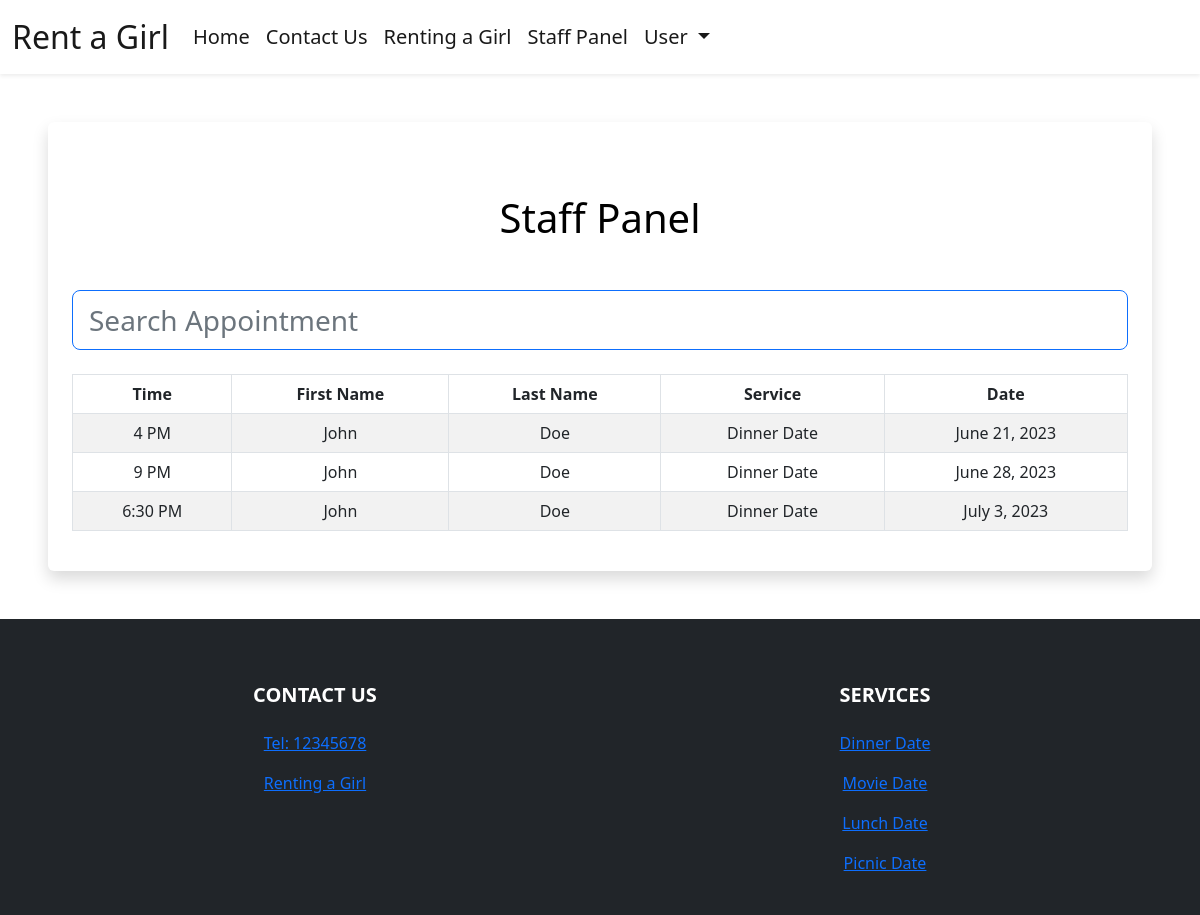
Page /staff-panel (signed in) on the committed database.
### booking/models.py (models this page shows, shortened)
class Rent_her(models.Model):
    user = models.ForeignKey(User, on_delete=models.CASCADE, null=True, blank=True)
    service = models.CharField(max_length=50, choices=SERVICE_CHOICES, default="Lunch Date")
    day = models.DateField(default=datetime.now)
    time = models.CharField(max_length=10, choices=TIME_CHOICES, default="3 PM")
    time_ordered = models.DateTimeField(default=datetime.now, blank=True)
    duration = models.IntegerField(default=1)

### booking/views.py (the view)
# urls.py: path('staff-panel', views.staffPanel, name='staffPanel'),
def staffPanel(request):
    today = datetime.today()
    minDate = today.strftime('%Y-%m-%d')
    deltatime = today + timedelta(days=21)
    strdeltatime = deltatime.strftime('%Y-%m-%d')
    maxDate = strdeltatime
    items = Rent_her.objects.filter(day__range=[minDate, maxDate]).order_by('day', 'time')
    return render(request, 'staffPanel.html', {
        'items':items,
    })

### booking/templates/staffPanel.html (shortened to what this page needs)
{% extends 'layout.html' %}
{% load static %}
{% block body %}
{% if user.is_authenticated %}
<div class="shadow p-4 mb-5 bg-body bg-body rounded text-black  m-5 ">
    <h1 class="text-center mt-5 mb-5">Staff Panel</h1>
    <input class="form-control form-control-lg fs-3 border border-primary" id="myInput" type="text" placeholder="Search Appointment">
    <br>
    <div class="table-responsive">
      <table class="table table-bordered table-striped table-hover mx-auto">
          <thead>
            <tr>
              <th class="text-center" scope="col">Time</th>
              <th class="text-center" scope="col">First Name</th>
              <th class="text-center" scope="col">Last Name</th>
              <th class="text-center" scope="col">Service</th>
              <th class="text-center" scope="col">Date</th>
            </tr>
          </thead>
          <tbody id="myTable">
              {% for item in items %}
            <tr>
              <td class="text-center">{{item.time}}</td>
              <td class="text-center">{{item.user.first_name}}</td>
              <td class="text-center">{{item.user.last_name}}</td>
              <td class="text-center">{{item.service}}</td>
              <td class="text-center">{{item.day}}</td>
            </tr>
              {% endfor %}
          </tbody>
        </table>
      </div>
</div>
{% else %}
<div class="shadow p-4 mb-5 bg-body bg-body rounded text-black  m-5">
  <h1 class="p-2  me-3">First Sign in!</h1>
  <a href="{% url 'login' %}" class="btn btn-primary text-white">Sign in</a>
</div>
{% endif %}
{% endblock %}

### booking/templates/layout.html (shortened to what this page needs)
{% load static %}
<!doctype html>
<html lang="en">
  <head>
    <link href="https://cdn.jsdelivr.net/npm/bootstrap@5.2.1/dist/css/bootstrap.min.css" rel="stylesheet">
  </head>
  <body>
    <header>
        <nav class="navbar bg-white navbar-white navbar-expand-lg shadow-sm">
            <div class="container-fluid">
                <a class="navbar-brand  cHover cGreen fs-2" href="{% url 'index' %}">
                    Rent a Girl
                </a>
                <div class="collapse navbar-collapse" id="navbarSupportedContent">
                    <ul class="navbar-nav mb-2 mb-lg-0  fs-5">
                        <li class="nav-item">
                            <a class="nav-link active cHover" aria-current="page" href="{% url 'index' %}">Home</a>
                        </li>
                        <li class="nav-item">
                            <a class="nav-link active cHover" href="#contact">Contact Us</a>
                        </li>
                        <li class="nav-item">
                            <a class="nav-link active cHover" href="{% url 'booking' %}">Renting a Girl</a>
                        </li>
                        {% if user.is_authenticated %}
                        <li class="nav-item">
                            <a class="nav-link active cHover" href="{% url 'staffPanel' %}">Staff Panel</a>
                        </li>
                        <li class="nav-item dropdown me-3 fs-5">
                            <a class="nav-link active dropdown-toggle cHover" href="#" role="button" data-bs-toggle="dropdown" aria-expanded="false">
                              User
                            </a>
                        </li>
                        {% else %}
                        <li class="nav-item me-3">
                            <a class="nav-link active cHover" href="{% url 'register' %}">Sign in/Sign Up</a>
                        </li>
                        {% endif %}
                    </ul>
                </div>
            </div>
        </nav>
    </header>
    {% block body %}
    {% endblock %}
    <footer class="bg-dark text-white">
        <div class="container-fluid pt-3">
            <section class="">
                <div class="container text-center text-md-start mt-5">
                  <div class="row mt-3 text-center">
                    <div class="col-md-2 col-lg-2 col-xl-2 mx-auto mb-4">
                        <h5 class="text-uppercase fw-bold mb-4 textGradient" id="contact">
                            Contact Us
                        </h5>
                        <p>
                            <a href="tel: 12345678" class=""><span class="cBlue">Tel: 12345678</span></a>
                        </p>
                        <p>
                            <a class="uLine cHover" href="{% url 'booking' %}" >Renting a Girl</a>
                        </p>
                    </div>
                    <div class="col-md-3 col-lg-2 col-xl-2 mx-auto mb-4">
                        <h5 class="text-uppercase fw-bold mb-4 textGradient">
                            Services
                        </h5>
                        <p>
                            <a href="#!" class="uLine">Dinner Date</a>
                        </p>
                        <p>
                            <a href="#!" class="uLine">Movie Date</a>
                        </p>
                        <p>
                            <a href="#!" class="uLine">Lunch Date</a>
                        </p>
                        <p>
                            <a href="#!" class="uLine">Picnic Date</a>
                        </p>
                    </div>
                  </div>
                </div>
              </section>
        </div>
    </footer>
  </body>
</html>

### rows in the picture
Rent_her: time "4 PM", user.first_name "John", user.last_name "Doe", service "Dinner Date", day "June 21, 2023"
Rent_her: time "9 PM", user.first_name "John", user.last_name "Doe", service "Dinner Date", day "June 28, 2023"
Rent_her: time "6:30 PM", user.first_name "John", user.last_name "Doe", service "Dinner Date", day "July 3, 2023"
